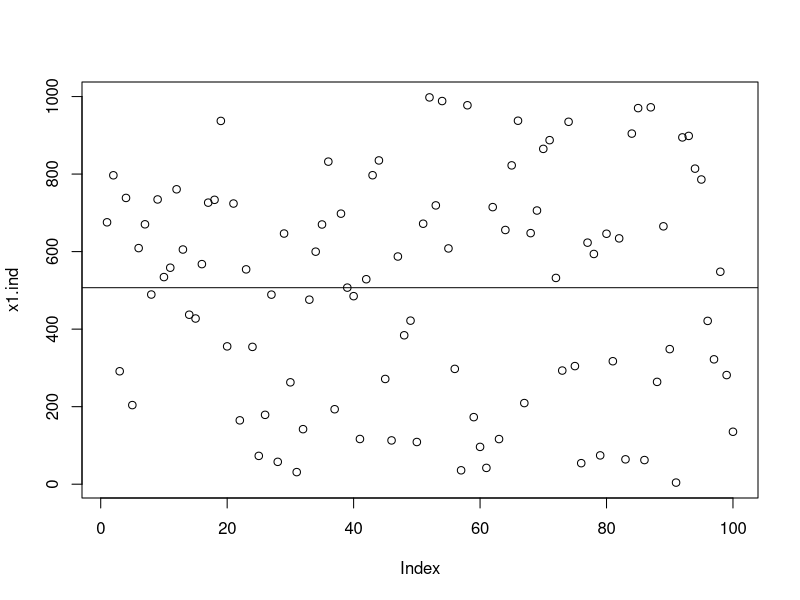
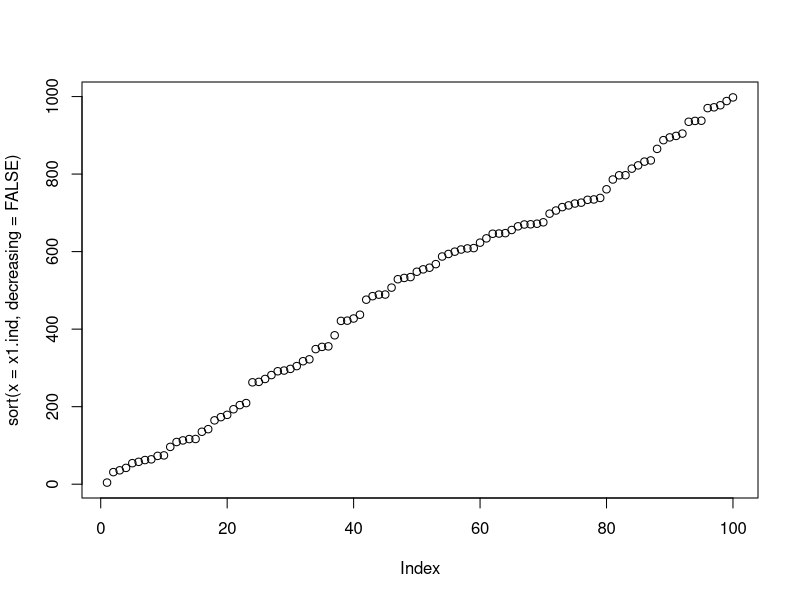
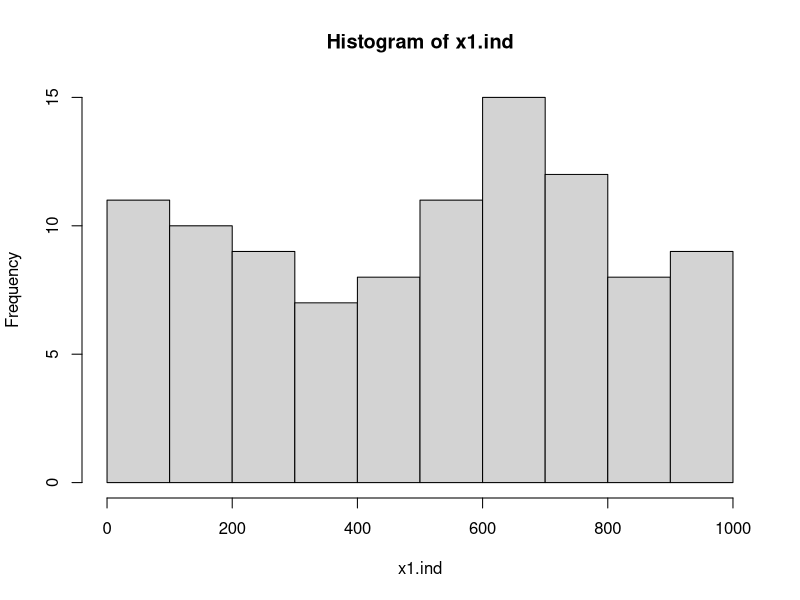
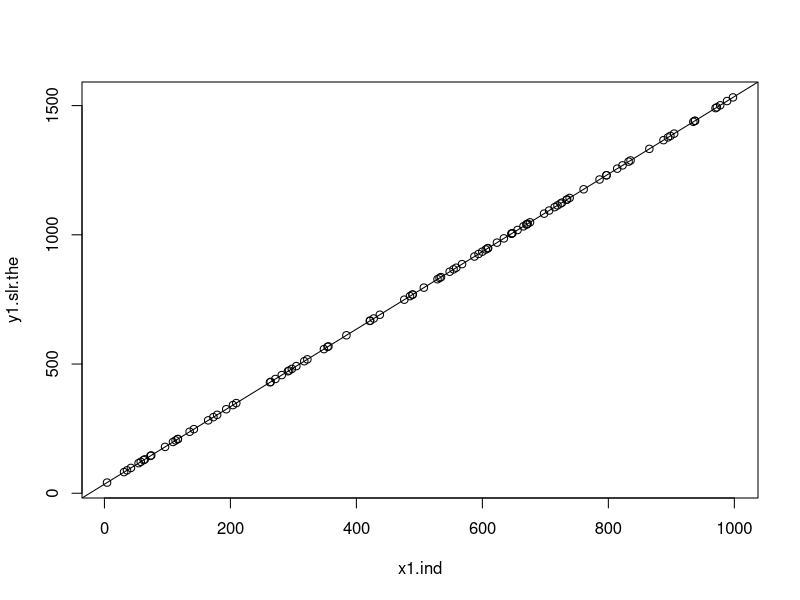
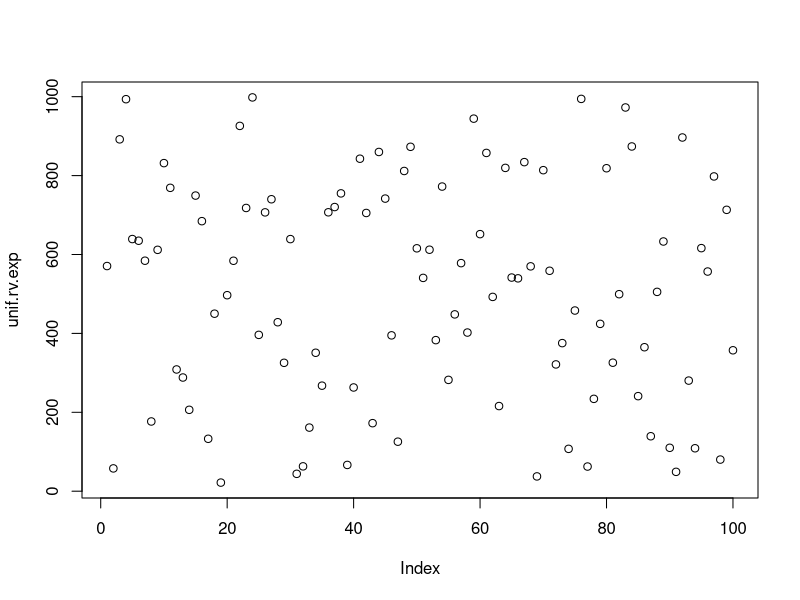
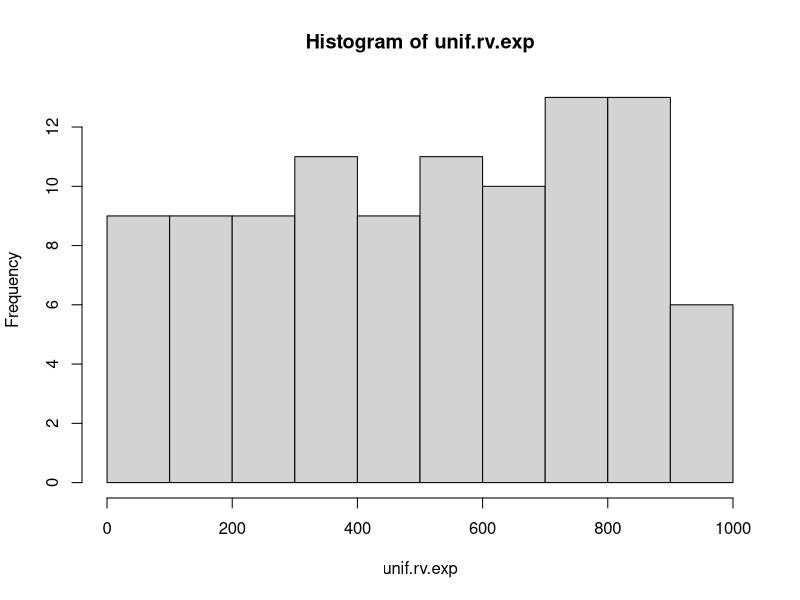
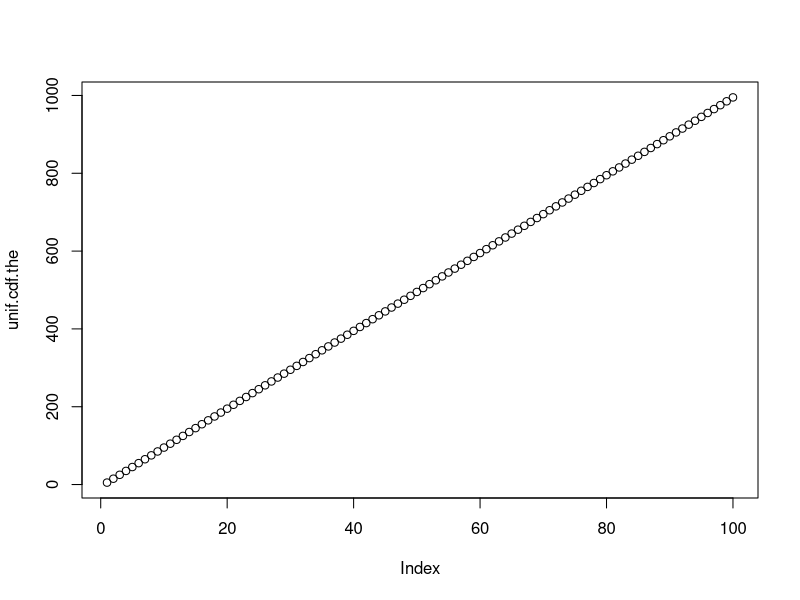
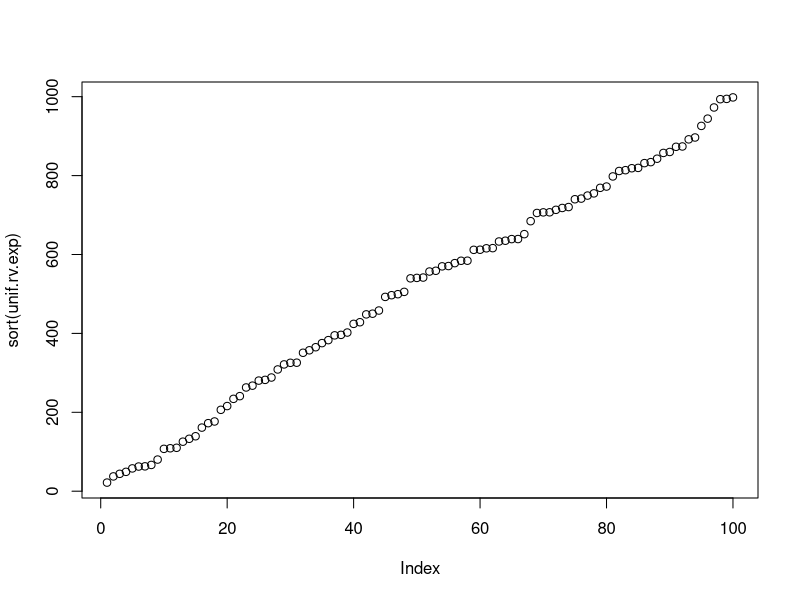

The R source for these figures, in order:
####+####+####+####+####+####+####+####+####+####+####+####+####+####+####+####+

# Marc d. Paradis
# R 3.5.1 for Windows
# RStudio 1.1.456

# Based on: 3.2 Endogeneity and Collinearity
# By: Marc d. Paradis

n <- 100 # Set observed sample size (Number of experimental units in each
         # observed sample)

r <- 10 # Set observed re-sample size (Number of times observed sample of 
        # size n drawn from population of size N)

theta.x0 <- 35 # Set ground truth y-intercept parameter for linear model

unif.min <- 0 # minimum value of continuous uniform distribution

unif.max <- 1000 # maximum value of continuous uniform distribution

set.seed(310100) # Note that set.seed interprets the argument as an integer. 
                 # The convention I use is to take the file number and add two
                 # zeros to the end. Setting the seed immediately before the 
                 # generation of random variates (e.g. runif, rnorm, or any
                 # function which has an embedded random generation such as
                 # Random Forest, k-nearest neighbors or k-means)

x1.ind <- # Random variable vector of independent x1 values
  runif( # pulled from a random uniform distribution
    n = n, # of sample size n
    min = unif.min, # with minimum value of 0 (35 + (1.5 *0)) + 10 = 45
    max = unif.max # and maximum value of 1,000 (35 + (1.5 *1000)) + 10 = 1,545
  )

is.vector(x1.ind) # TRUE

mean(x1.ind) # 506.9302
sd(x1.ind) # 287.9923

plot( # Plot...
  x = x1.ind # ...x1.ind random variates by index
  ) 
abline( # add a...
  h = mean(x1.ind) # ...horizontal line with y-intercept of mean(x1.ind)
  )

plot( # Plot...
  sort( # ...sorted by...
    x = x1.ind, # ...x1.ind random variates...
    decreasing = FALSE # ...in increasing value
    ) 
  ) # Note wobble due to random sampling

hist(
  x = x1.ind
  ) # Plot a histogram of random variates

theta.x1.ind <- 1.5 # Set ground truth linear coefficient for independent x1
                    # variable

y1.slr.the <- # Theoretical value of dependent RV y as a simple linear model of
              # independent RV x1
  theta.x0 + (theta.x1.ind * x1.ind) 

df.slr.ind.the <-
  as.data.frame(
    cbind(
      y1.slr.the,
      x1.ind
    )
  )

m.slr.ind.the <-
  lm(
    y1.slr.the ~ x1.ind,
    data = df.slr.ind.the
  )

# Assumption #1: Linearity of Parameters
# y1.slr.the = theta.x0 + (theta.x1.ind * x1.ind)
summary(m.slr.ind.the) # Perfect fit because No noise or bias in equation

summary(m.slr.ind.the)$r.squared # Can't get more perfect than 1

plot(
  y1.slr.the ~ x1.ind,
  data = df.slr.ind.the
  )
abline(m.slr.ind.the) # R "understands" m.slr.ind.the is an object for a linear
                      # model and plots the best fit line

# Note x1.ind is NOT evenly spaced, this is due to random sampling from a 
# uniform distribution. Each x value is exact (an implicit assumption of OLS).

# Assumption #2: Random Sample

# Review of distributional modeling

set.seed(310101) # Next number in sequence

unif.rv.exp <- # random variates (rv) are modeled  (expected); Values of a 
               # Random Variable (RV) are observed
  runif( # n random variates from a uniform distribution
    n = n, 
    min = unif.min, 
    max = unif.max
    ) 

plot(
  x = unif.rv.exp
  )

hist(
  x = unif.rv.exp
  )

unif.cdf.the <- # Theoretical (.the) because exactly derived from functional
                # form of a uniform distribution
  qunif( # n evenly spaced uniform cumulative frequencies
    p = ppoints(n), # n evenly spaced points between 0 and 1
    min = unif.min, 
    max = unif.max
    ) 

# These two plots illustrate the difference between theoretical and expected
# Remembering that expected and modeled are the same. Note the noise due to 
# random sampling in the unif.rv.exp plot
plot(
  x = unif.cdf.the
  )

plot(
  sort(unif.rv.exp)
  )

unif.pdf.exp <- # Expected probabilities for specific observed RV values
  punif(
    q = unif.rv.exp, # "Observed" RV values (quotes because these are actually
                     # modeled rv's)
    min = unif.min, 
    max = unif.max
    ) 

plot(
  unif.pdf.exp
  )

plot(
  sort(unif.pdf.exp)
)

unif.pdf.the <-
  dunif( # n evenly spaced uniform probabilities
    x = ppoints(n), # n evenly spaced points between 0 and 1
    min = unif.min, 
    max = unif.max
    )

plot(unif.pdf.the)

# Kolmorgorov-Smirnov Test
# One-sample Test
# H0: CDF of Observed RV = Expected CDF of Reference Distribution 
# If p < 0.05 then reject H0
# Else fail to disprove H0 (colloquially: then RV likely sampled from the 
# Reference Distribution)
# https://jasdumas.github.io/tech-short-papers/Example_of_Kolmogorov_Smirnov_test2.html

htest.ks.unif.SLR <-
  ks.test(
    x = sort(x1.ind), # Observed values of Random Variable, sorted. Remember'
                      # these are actually expected values because modeled rv's
    y = unif.cdf.the # Reference Distribution (must always be cumulative)
  )

print(htest.ks.unif.SLR)

# D ~ 0 and p >> 0.05 therefore we fail to reject the Null Hypothesis.
# This result is not surprising given that our "observed" sample data is
# actually expected random variates. This confirms that our sampling was not
# (by chance sampling) biased.

# Positive Control

ks.test(
  x = sort(unif.rv.exp), # Observed values of Random Variable, sorted. Remember
                         # these are actually expected values because modeled 
                         # rv's
  y = unif.cdf.the # Reference Distribution (must always be cumulative)
  )

# Again, D ~ 0 and p >> 0.05 so fail to reject the Null Hypothesis.

# Negative Control (Non-Event)

ks.test(
  x = sort(x1.ind), # Observed values of Random Variable, sorted. Remember
  # these are actually expected values because modeled rv's
  y = qnorm(
    p = ppoints(n), 
    mean = mean(x1.ind), 
    sd = sd(x1.ind)
  ) # Reference Distribution (must always be cumulative)
)

# D ~ 0 and p >> 0.05 therefore fail to reject the NULL Hypothesis (that the
# two distributions are identical). The two distributions may be different.
# See why it is always important to run controls!!!

# Negative Control (Not-Event)

ks.test(
  x = sort(x1.ind), # Observed values of Random Variable, sorted. Remember
  # these are actually expected values because modeled rv's
  y = qnorm(
    p = ppoints(n), 
    mean = 0, 
    sd = 1
  ) # Reference Distribution (must always be cumulative)
)

# D ~ 1 and p << 0.05 therefore reject the NULL Hypothesis, these two
# distributions are NOT the same.
# See why it is always important to run controls!!!

# Assumption #3 Zero Condtional Mean rho(residuals, x.sub.i) = 0

m.slr.ind.the.end <-
  lm(
    m.slr.ind.the$residuals ~ x1.ind # regressing Residuals v. Independents
    )

summary(m.slr.ind.the.end)

summary(m.slr.ind.the.end)$coefficients[[2]] # Slope of correlation ~ 0, so 
#                                            # essentially zero conditional
#                                            # mean

cov(
  m.slr.ind.the$residuals, 
  x1.ind
  ) # 5.90707e-28 is _really_ close to zero, so again, essentially zero 
#   # conditional mean


# Assumption #4 Independence of Regressors rho(x.sub.i, x.sub.j) = 0 for all
# i and all j where i <> j

# Only one Regressor in this model

# Assumption #5 Homoscedasticity of Residuals wrt to Independents

plot(
  m.slr.ind.the$residuals ~ x1.ind
)
abline(m.slr.ind.the.end)

# Note scale on y-axis. 'Outliers' aren't really outliers and residuals are 
# homoscedastic

# Assumption #6 Normally Distributed Regressands, Residuals and Coefficients

hist(
  df.slr.ind.the$y1.slr.the # Regressand
  ) 

#Shapiro-Wilk Normality Test. 
#Null Hypothesis = Distribution is Normally Distributed
#p >  0.05 Fail to Reject Null Hypothesis
#p <= 0.05 Reject the Null Hypothesis (therefore: Distribution is not normal)

shapiro.test(
  df.slr.ind.the$y1.slr.the # Regressand
)

# Reject the Null Hypothesis because p << 0.05. Regressand is NOT normally
# distributed

hist(
  m.slr.ind.the$residuals # Residual
)

# Shapiro-Wilk Normality Test. 
# Null Hypothesis = Distribution is Normally Distributed
# p >  0.05 Fail to Reject Null Hypothesis
# p <= 0.05 Reject the Null Hypothesis (therefore: Distribution is not normal)

shapiro.test(
  m.slr.ind.the$residuals # Residual
)

# Reject the Null Hypothesis because p < 0.05. Residual is not normally
# distributed. Note also how tiny residuals are, this is always concerning.

# ASSUMPTION #6 IS VIOLATED

# Assumption #7 Independence of Experimental Units (within  v between subjects)

# By experimental design. No easy way to automate the testing of this
# assumption, you have to have a pretty good guess as to the number of subjects
# and the number of within-subjects observations

# END NOTE
# In addition to Kolmogorov-Smirnov test, can also try Kuiper's Test
# https://en.wikipedia.org/wiki/Kuiper%27s_test

# Predicting and Comparing Predictions to Theoreticals

max(x1.ind) # 997.8109
min(x1.ind) # 4.141298

# Vector containing New, Novel and Out-of-Range data to run through model for
# predictions
x1.pred <-
  c(
    -2*unif.max, # Out-of-Range
    -unif.max, # Out-of-Range
    -max(x1.ind), # Out-of-Range 
    (unif.min - unif.max)/2,  # Out-of-Range
    -min(x1.ind), # Out-of-Range
    unif.min,  # Novel
    min(x1.ind), # New
    (unif.max - unif.min)/2, # New
    max(x1.ind), # New
    unif.max, # Novel
    2*unif.max # Out-of-Range
  )

is.vector(x1.pred)  

# In order to run the predict() function, it requires newdata in a dataframe
# with columns named as in the model
df.x1.pred <-
  as.data.frame(
    x1.pred
  )

colnames(df.x1.pred) <- c('x1.ind')

# Predictions based on model and newdata
y1.slr.pred <-
  predict(
    object = m.slr.ind.the,
    newdata = df.x1.pred
    )

# Since we know the True linear relationship because we modeled it to begin
# with, we can run the New, Novel and Out-of-Range data through the true model
y1.slr.the.pred <- # Theoretical value of dependent RV y as a simple linear
#                  # model of predicted RV x1
  theta.x0 + (theta.x1.ind * x1.pred) 

df.slr.ind.the.pred <-
  as.data.frame(
    cbind(
      y1.slr.the.pred,
      x1.pred
    )
  )

m.slr.ind.the.pred <-
  lm(
    y1.slr.the.pred ~ x1.pred,
    data = df.slr.ind.the.pred
  )

summary(m.slr.ind.the.pred) # Perfect fit, correct slope and intercept

# Create dataset of Modeled v. Predicted for x1.pred input

df.slr.theVpred <-
  as.data.frame(
    cbind(
      y1.slr.pred,
      y1.slr.the.pred
    )
  )

m.slr.theVpred <-
  lm(
    y1.slr.the.pred ~ y1.slr.pred,
    data = df.slr.theVpred
  )

summary(m.slr.theVpred) # Perfect Fit: we'd expect slope to be 1 and 
#                       # intercept to be 0 as 'the' and 'pred' are identical  

plot(
  x = y1.slr.the.pred,
  y = y1.slr.pred
  )

df.slr.theVpred

# Note that the same x1.pred values went into both of these response variables.
# We will start to see deviations when we add bias, noise, endogeneity, etc.

# One thing to think about is that a line extends to infinity in both
# directions. If we blindly apply the model it may well make ridiculous real
# world predictions. Most often when a model is applied, it is applied under
# a series of constraints. For example, height can never be negative, cost 
# can't be more than a fraction of the GDP, fractional values may or may not
# be allowed, irrational numbers may have no meaning, linearity only applies
# over a certain range of input values, etc.

# When making predictions with a model, always consider both common sense and
# observed constraints relative to the system of variables you are modeling
# (i.e. the feature space) and make note of these.  When your model goes into
# production, make sure that the deployment and maintenance teams are aware of
# these constraints. Ideally, these constraints would be coded as sanity checks
# and would throw warnings when input data approached these boundaries.

script3.1.01 <- 'Complete'

#END